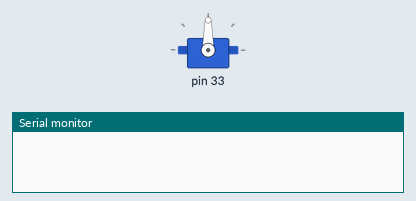
This sketch was run on a simulated Arduino Uno, built with avr-gcc and run on an emulated ATmega328P. Parts: servo, the last lines printed to the serial monitor.

Above: at 0.05 s.
At 1.35 s:
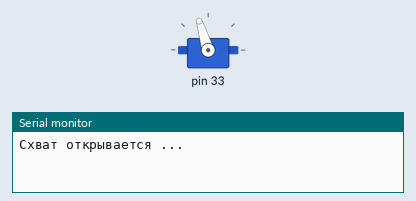
At 2.0 s:
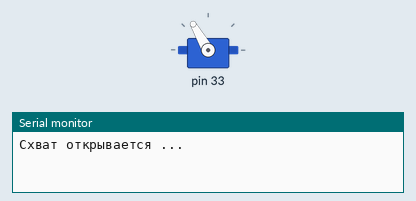
Timing chart, 0 to 4.6 s (numbered marks = the images above):
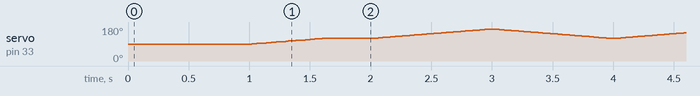

The sketch:

oneServoSmooth.ino
```cpp
#include <ServoDevs.h>
#include <ServoSmooth.h>

/* Здесь показан пример с более плавным движением сервопривода */
ServoSmooth claw; // Объявим переменную сервопривода

/*
 * Для самого схвата углы устанавливаются только в пределах 90-180 градусов
 * 90   - Полностью открыт
 * 180  - Полностью закрыт
 */

// Углы для открытого и закрытого схвата
int clawOpen = 120;
int clawClose = 180;

int max_speed = 50;
int max_acceleration = 0.1;

bool open_claw = false; // Переменная, показывающая, закрывается клешня или открывается
long long int change_time = 0; // будем фиксировать время, когда мы начинаем открывать и закрывать схват

void setup() {
  Serial.begin(115200);

  /*
   * Используем передний схват.
   * Вторым аргументом в функцию attach для любого из схватов
   * НЕОБХОДИМО добавлять какой-либо начальный угол в пределах 90-180 градусов
   */
  claw.attach(PIN_CLAW_GRAB, clawOpen);
  claw.smoothStart(); // Плавно движемся в стартовую позицию (в нашем случае 120 градусов)

  claw.setSpeed(max_speed);    // Установим ограничение скорости
  claw.setAccel(max_acceleration);   	  // и ограничение ускорения

}


void loop() {
  claw.tick(); // Эта функция должна вызываться как можно чаще

  if (millis() - change_time >= 1000) { // каждую секунду
    change_time = millis();
    open_claw = !open_claw;
    if (open_claw) {
      Serial.println("Схват открывается ...");
      claw.setTargetDeg(clawOpen); // Зададим угол, в который мы хотим поехать
    } else {
      Serial.println("Схват закрывается ...");
      claw.setTargetDeg(clawClose);
    }
  }

}
```
